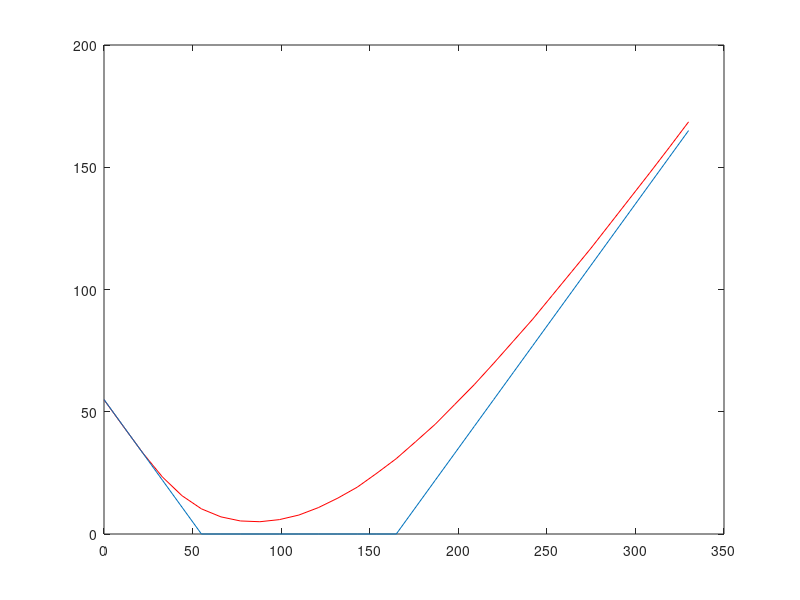

This figure's MATLAB source:

%%%%%%%%%%%%%%%%%%%%%%%%%%%%%%%%%%%%%%%%%%%%%%%%%%%%%%%%%%%%%%%%%%%%%%%%%%%
%   This program implements the binomial model for option pricing         %
%%%%%%%%%%%%%%%%%%%%%%%%%%%%%%%%%%%%%%%%%%%%%%%%%%%%%%%%%%%%%%%%%%%%%%%%%%%

%   Input parameters

    r=0.0015; mu=0.01; sig=0.47;
    K=110; T=1;
    N=52; dt=T/N; NK=10; dK=K/NK;
    gap=5; K1=K+gap*dK; K2=K-gap*dK; 

%   Calculate parameters

    rdt=sqrt(dt);
    DCF=exp(-r*dt);
    u=exp(sig*rdt); d=1/u;
    q=(u-exp(-mu*dt)/DCF)/(u-d);
    N=round(T/dt);

%   Tree construction

    S=zeros(N+1,N+1);
    S(1,1)=1;
    for i=2:N+1
        S(1,i)=S(1,i-1)*exp(mu*dt)*d;
        for j=2:i
            S(j,i)=S(j-1,i-1)*exp(mu*dt)*u;
        end
    end

%   Payoff function

    S0=0:dK:2*K1; CP=zeros(size(S0)); del=CP;
    for n=1:length(S0)
        C=S;
        for j=1:(N+1)
%            C(j,N+1)=max(S0(n)*S(j,N+1)-K1,0);                       % call 
%            C(j,N+1)=max(K1-S0(n)*S(j,N+1),0);                      % put
            C(j,N+1)=max(S0(n)*S(j,N+1)-K1,0)+max(K2-S0(n)*S(j,N+1),0); % straddle
        end
        
%   Backward induction

        for i=N:-1:1
            for j=1:i
                C(j,i)=DCF*(q*C(j,i+1)+(1-q)*C(j+1,i+1));
            end
        end

        CP(n)=C(1,1);
        del(n)=(C(2,2)-C(1,2))/(S(2,2)-S(1,2))/S0(n);
    end
    
    plot(S0,CP,'r');
    hold;
    payoff=zeros(size(CP));
    for n=1:length(S0)
%        payoff(n)=max(S0(n)-K,0);                   % call
%        payoff(n)=max(K-S0(n),0);                   % put
        payoff(n)=max(S0(n)-K1,0)+max(K2-S0(n),0);    % straddle
    end
    plot(S0,payoff);
    hold
    
    